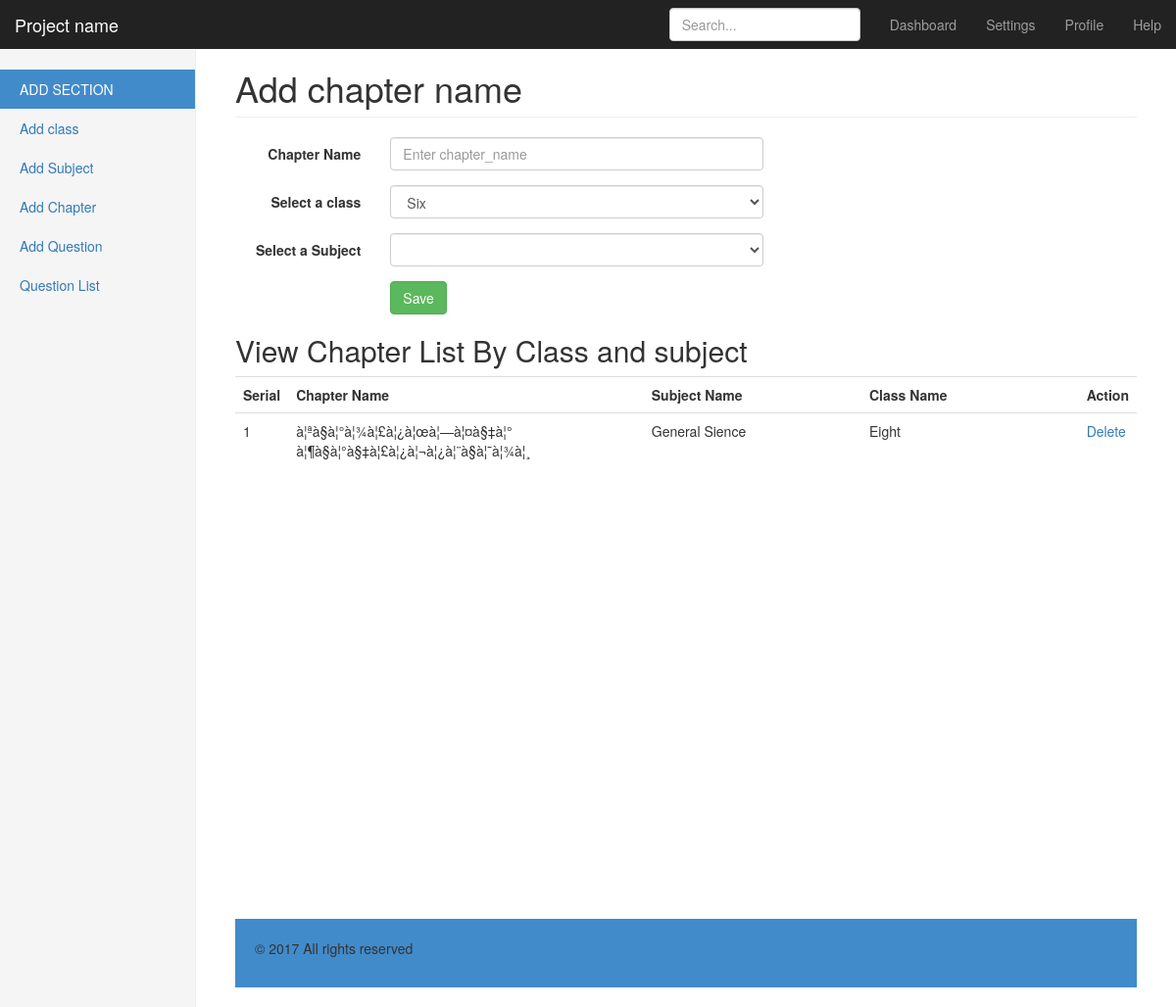
The page /OnlineExam/admin/add_chapter.php on the database its author committed.
### tables this page shows
CREATE TABLE `tbl_chapter` (
  `chapter_id` int(11) NOT NULL,
  `chapter_name` varchar(100) NOT NULL,
  `subject_id` int(11) NOT NULL,
  `class_id` int(11) NOT NULL
);

CREATE TABLE `tbl_subject` (
  `subject_id` int(11) NOT NULL,
  `subject_name` varchar(100) NOT NULL,
  `class_id` int(11) NOT NULL
);

CREATE TABLE `tbl_class` (
  `class_id` int(11) NOT NULL,
  `class_name` varchar(100) NOT NULL
);

### OnlineExam/admin/add_chapter.php (the view, shortened to what this page needs)
<?php require_once 'header.php'; ?>
<?php require_once 'config.php'; ?>
<?php
    $statement = $db->prepare("SELECT * FROM tbl_class");
    $statement->execute();
    $result = $statement->fetchAll(PDO::FETCH_ASSOC);
    $statement = $db->prepare("SELECT * FROM tbl_subject");
    $statement->execute();
    $result = $statement->fetchAll(PDO::FETCH_ASSOC);
?>
          <h1 class="page-header">Add chapter name</h1>
          <form action="" method="post" class="form-horizontal" role="form">
			  <div class="form-group">
			    <label class="control-label col-sm-2" for="chapter_name">Chapter Name</label>
			    <div class="col-sm-10">
			      <input type="name" class="form-control" name="chapter_name" id="chapter_name" placeholder="Enter chapter_name">
			    </div>
			  </div>
			  <div class="form-group">
			    <label class="control-label col-sm-2">Select a class</label>
			    <div class="col-sm-10">
                      <select id='categoriesSelect'  class="form-control" name="class_id">
   					 </select>
			    </div>
			  </div>
			   <div class="form-group">
			    <label class="control-label col-sm-2">Select a Subject</label>
			    <div class="col-sm-10">
			     <select id='subcatsSelect'  class="form-control" name="subject_id">
				</select>
			    </div>
			  </div>
			  <div class="form-group">
			    <div class="col-sm-offset-2 col-sm-10">
			      <button type="submit" class="btn btn-success btn-large" name="submitForm" >Save</button>
			    </div>
			  </div>
			</form>
<h2>View Chapter List By Class and subject</h2>
<table class="table" width="100%">
	<tr>
		<th width="5%">Serial</th>
		<th width="40%">Chapter Name</th>
		<th width="25%">Subject Name</th>
		<th width="25%">Class Name</th>
		<th width="5%">Action</th>
	</tr>
	<?php
	$i=0;
	$statement = $db->prepare("SELECT * FROM tbl_chapter ORDER BY chapter_id DESC");
	$statement->execute();
	$result = $statement->fetchAll(PDO::FETCH_ASSOC);
	foreach($result as $row)
	{
		$i++;
    $statement1 = $db->prepare("SELECT * FROM tbl_subject WHERE subject_id=?");
	$statement1->execute(array($row['subject_id']));
	$result1 = $statement1->fetchAll(PDO::FETCH_ASSOC);
	foreach($result1 as $row1)
	{
          $subject_name = $row1['subject_name'];
	}
	$statement1 = $db->prepare("SELECT * FROM tbl_class WHERE class_id=?");
	$statement1->execute(array($row['class_id']));
	$result1 = $statement1->fetchAll(PDO::FETCH_ASSOC);
	foreach($result1 as $row1)
	{
          $class_name = $row1['class_name'];
	}
		?>
		<tr>
		<td><?php echo $i; ?></td>
		<td><?php echo $row['chapter_name']; ?></td>
		<td><?php echo $subject_name; ?></td>
		<td><?php echo $class_name; ?></td>
		<td>
			<a onclick='return confirmDelete();' href="add_chapter.php?id=<?php echo $row['chapter_id']; ?>">Delete</a>
			</td>
		</tr>
		<?php
	}
	?>
</table>
<?php require_once 'footer.php'; ?>

### OnlineExam/admin/assets/dashboard.css (style rules this page uses)
body { padding-top: 50px; }
.main .page-header { margin-top: 0; }
.form-control { width: 50%; }

### rows shown on the page
tbl_chapter: chapter_name "à¦ªà§à¦°à¦¾à¦£à¦¿à¦œà¦—à¦¤à§‡à¦° à¦¶à§à¦°à§‡à¦£à¦¿à¦¬à¦¿à¦¨à§à¦¯à¦¾à¦¸", subject.subject_name "General Sience", class.class_name "Eight"
